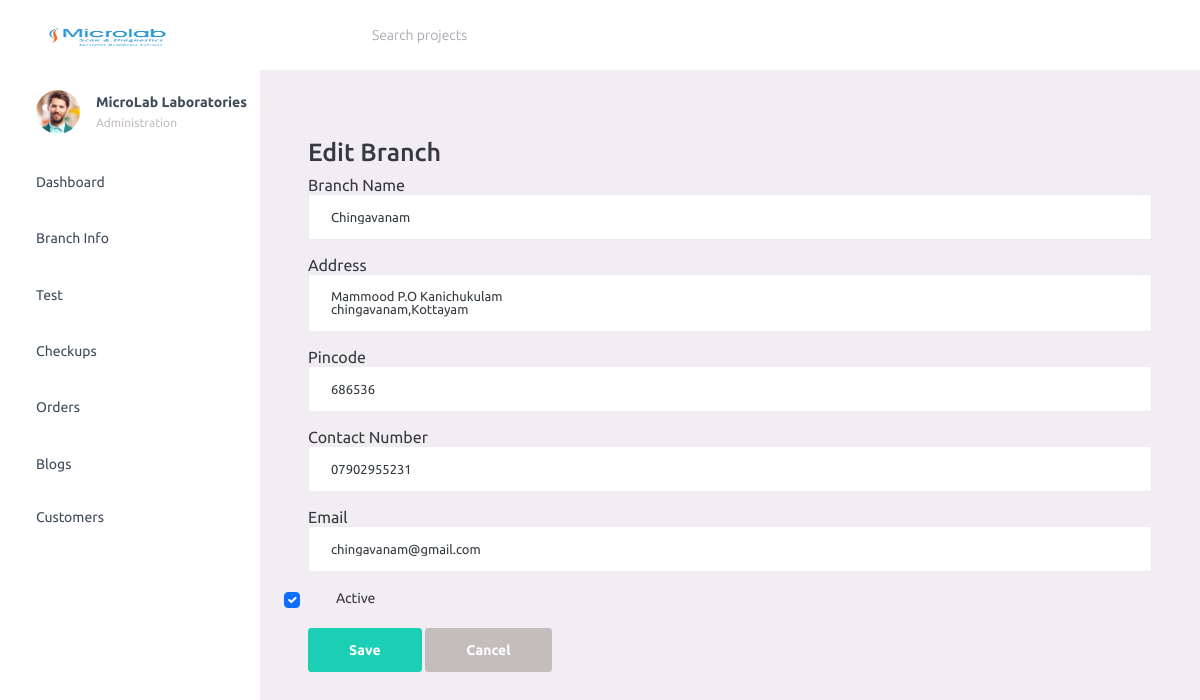
Page /branches/edit/2/ on the committed database.
### Diagnosis_App/models.py (models this page shows)
class Branch(models.Model):
    name = models.CharField(max_length=100)
    address = models.TextField()
    pincode = models.CharField(max_length=10)
    contact_number = models.CharField(max_length=15)
    email = models.EmailField(blank=True, null=True)
    active = models.BooleanField(default=True)

### Diagnosis_App/views.py (the view, shortened to what this page needs)
# urls.py: path('branches/edit/<int:id>/', views.branch_edit, name='branch_edit'),
def branch_edit(request, id):
    branch = get_object_or_404(Branch, id=id)
    return render(request, 'branch_form.html', {'title': 'Edit Branch', 'branch': branch})

### templates/branch_form.html (shortened to what this page needs)
{% include 'navbar.html' %}
<div class="container mt-4">
  <h3>{{ title }}</h3>
  <form method="POST">
    <div class="mb-3">
      <label>Branch Name</label>
      <input type="text" name="name" class="form-control" value="{{ branch.name|default:'' }}" required>
    </div>
    <div class="mb-3">
      <label>Address</label>
      <textarea name="address" class="form-control">{{ branch.address|default:'' }}</textarea>
    </div>
    <div class="mb-3">
      <label>Pincode</label>
      <input type="text" name="pincode" class="form-control" value="{{ branch.pincode|default:'' }}">
    </div>
    <div class="mb-3">
      <label>Contact Number</label>
      <input type="text" name="contact_number" class="form-control" value="{{ branch.contact_number|default:'' }}">
    </div>
    <div class="mb-3">
      <label>Email</label>
      <input type="email" name="email" class="form-control" value="{{ branch.email|default:'' }}">
    </div>
    <div class="form-check mb-3">
      <input type="checkbox" name="active" class="form-check-input" {% if branch.active %}checked{% endif %}>
      <label class="form-check-label">Active</label>
    </div>
    <button type="submit" class="btn btn-success">Save</button>
    <a href="{% url 'branch_list' %}" class="btn btn-secondary">Cancel</a>
  </form>
</div>

### rows in the picture
Branch: name "Chingavanam", address "Mammood P.O Kanichukulam chingavanam,Kottayam", pincode "686536", contact_number "07902955231", email "chingavanam@gmail.com", active "☑"

### other values in the picture
{{ title }} "Edit Branch"
